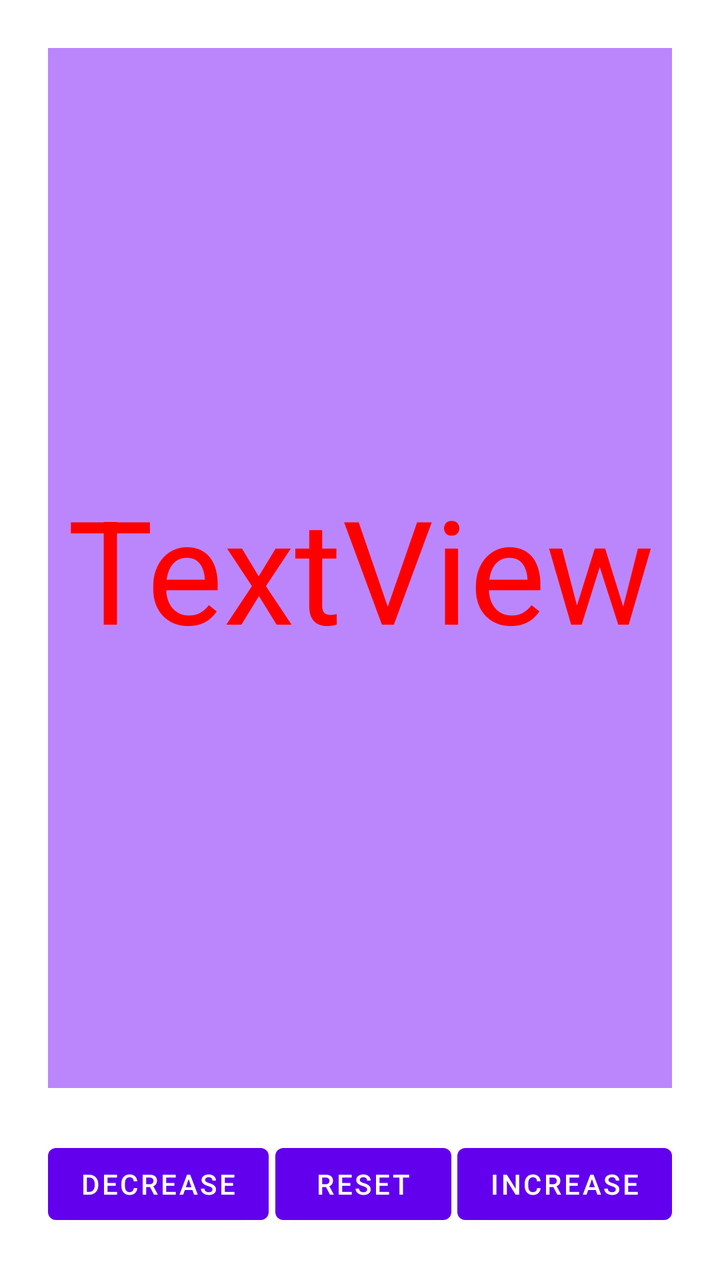
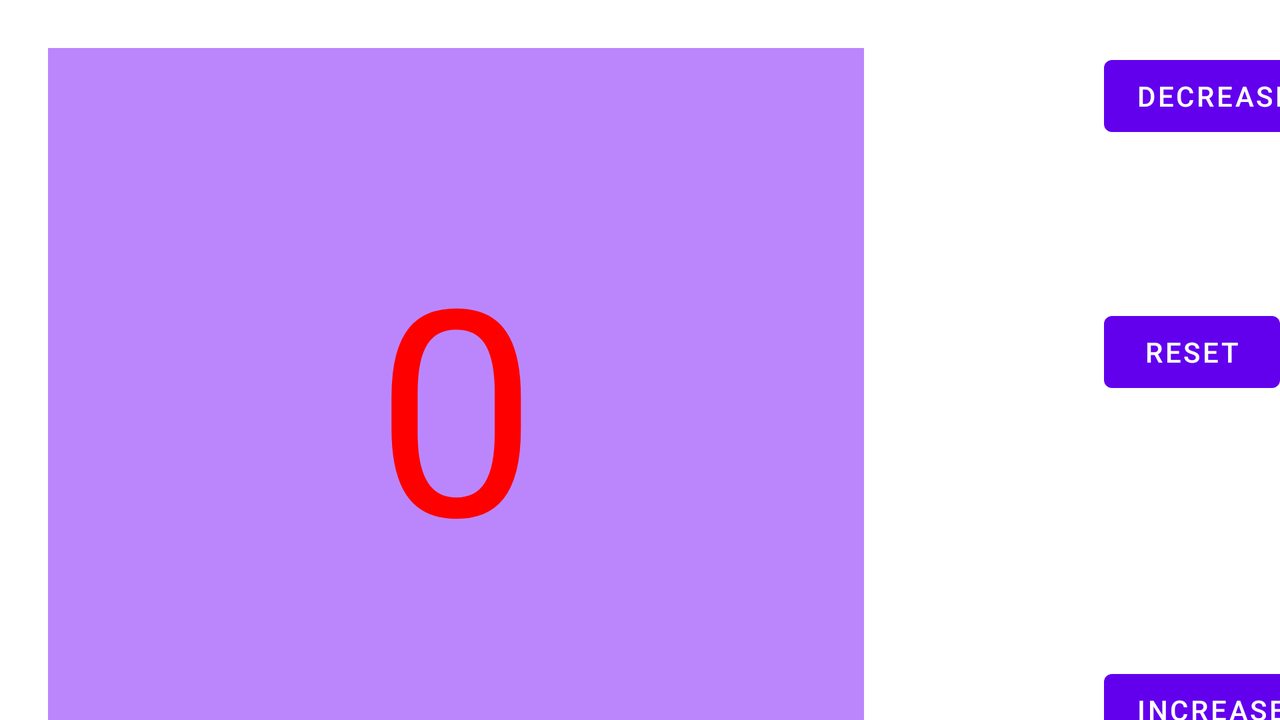

One screen, two layout resources from the same app: the default and the repository's alternative for another configuration. Each is rendered where Android would select it; the XML of both is given below.
<!-- AndroidManifest.xml: application theme Theme.ASDF -->
<!-- res/layout/activity_one.xml -->
<?xml version="1.0" encoding="utf-8"?>
<androidx.constraintlayout.widget.ConstraintLayout xmlns:android="http://schemas.android.com/apk/res/android"
    xmlns:app="http://schemas.android.com/apk/res-auto"
    xmlns:tools="http://schemas.android.com/tools"
    android:layout_width="match_parent"
    android:layout_height="match_parent"
    tools:context=".ActivityOne" >

    <TextView
        android:id="@+id/textViewCounter"
        android:layout_width="0dp"
        android:layout_height="0dp"
        android:layout_marginStart="24dp"
        android:layout_marginTop="24dp"
        android:layout_marginEnd="24dp"
        android:layout_marginBottom="96dp"
        android:background="@color/purple_200"
        android:gravity="center_horizontal|center_vertical"
        android:text="TextView"
        android:textAlignment="gravity"
        android:textColor="#FF0000"
        android:textSize="72sp"
        app:layout_constraintBottom_toBottomOf="parent"
        app:layout_constraintEnd_toEndOf="parent"
        app:layout_constraintHorizontal_bias="0.0"
        app:layout_constraintStart_toStartOf="parent"
        app:layout_constraintTop_toTopOf="parent"
        app:layout_constraintVertical_bias="0.0" />

    <Button
        android:id="@+id/btnIncrease"
        android:layout_width="wrap_content"
        android:layout_height="wrap_content"
        android:layout_marginTop="24dp"
        android:layout_marginEnd="24dp"
        android:text="Increase"
        app:layout_constraintEnd_toEndOf="parent"
        app:layout_constraintTop_toBottomOf="@+id/textViewCounter" />

    <Button
        android:id="@+id/btnDecrease"
        android:layout_width="wrap_content"
        android:layout_height="wrap_content"
        android:layout_marginStart="24dp"
        android:layout_marginTop="24dp"
        android:text="Decrease"
        app:layout_constraintStart_toStartOf="parent"
        app:layout_constraintTop_toBottomOf="@+id/textViewCounter" />

    <Button
        android:id="@+id/btnReset"
        android:layout_width="wrap_content"
        android:layout_height="wrap_content"
        android:layout_marginStart="24dp"
        android:layout_marginTop="24dp"
        android:layout_marginEnd="24dp"
        android:text="Reset"
        android:onClick="ResetNumber"
        app:layout_constraintEnd_toStartOf="@+id/btnIncrease"
        app:layout_constraintStart_toEndOf="@+id/btnDecrease"
        app:layout_constraintTop_toBottomOf="@+id/textViewCounter" />
</androidx.constraintlayout.widget.ConstraintLayout>
<!-- resources referenced by this layout -->
<resources>
  <style name="Theme.ASDF" parent="Theme.MaterialComponents.DayNight.NoActionBar">
          
          <item name="colorPrimary">@color/purple_500</item>
          <item name="colorPrimaryVariant">@color/purple_700</item>
          <item name="colorOnPrimary">@color/white</item>
          
          <item name="colorSecondary">@color/teal_200</item>
          <item name="colorSecondaryVariant">@color/teal_700</item>
          <item name="colorOnSecondary">@color/black</item>
          
          <item name="android:statusBarColor" tools:targetApi="l">?attr/colorPrimaryVariant</item>
          
      </style>
</resources>
<!-- res/layout-land/activity_one.xml (the repository's variant of the layout above) -->
<!-- drawn on the phone turned sideways -->
<?xml version="1.0" encoding="utf-8"?>
<androidx.constraintlayout.widget.ConstraintLayout xmlns:android="http://schemas.android.com/apk/res/android"
    xmlns:app="http://schemas.android.com/apk/res-auto"
    xmlns:tools="http://schemas.android.com/tools"
    android:layout_width="match_parent"
    android:layout_height="match_parent"
    tools:context=".ActivityOne">

    <TextView
        android:id="@+id/textViewCounter"
        android:layout_width="408dp"
        android:layout_height="355dp"
        android:layout_marginStart="24dp"
        android:layout_marginTop="24dp"
        android:layout_marginBottom="96dp"
        android:background="@color/purple_200"
        android:gravity="center_horizontal|center_vertical"
        android:text="0"
        android:textAlignment="gravity"
        android:textColor="#FF0000"
        android:textSize="144sp"
        app:layout_constraintBottom_toBottomOf="parent"
        app:layout_constraintStart_toStartOf="parent"
        app:layout_constraintTop_toTopOf="parent"
        app:layout_constraintVertical_bias="0.0" />

    <Button
        android:id="@+id/btnIncrease"
        android:layout_width="wrap_content"
        android:layout_height="wrap_content"
        android:text="Increase"
        app:layout_constraintBottom_toBottomOf="@+id/textViewCounter"
        app:layout_constraintStart_toStartOf="@+id/btnReset" />

    <Button
        android:id="@+id/btnDecrease"
        android:layout_width="wrap_content"
        android:layout_height="wrap_content"
        android:layout_marginStart="120dp"
        android:text="Decrease"
        app:layout_constraintStart_toEndOf="@+id/textViewCounter"
        app:layout_constraintTop_toTopOf="@+id/textViewCounter" />

    <Button
        android:id="@+id/btnReset"
        android:layout_width="wrap_content"
        android:layout_height="wrap_content"
        android:layout_marginTop="80dp"
        android:onClick="ResetNumber"
        android:text="Reset"
        app:layout_constraintStart_toStartOf="@+id/btnDecrease"
        app:layout_constraintTop_toBottomOf="@+id/btnDecrease" />
</androidx.constraintlayout.widget.ConstraintLayout>
